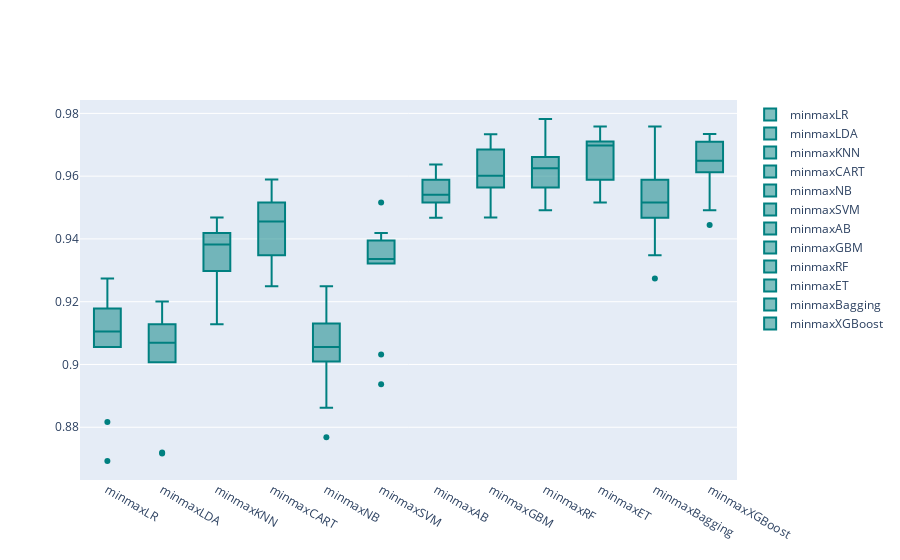

Notebook code for this chart:
### Code cell
models = GetScaledModel('minmax')
names,results = BasedLine2(X_train, y_train,models)
PlotBoxR().PlotResult(names,results)

scaledScoreMinMax = ScoreDataFrame(names,results)
compareModels = pd.concat([basedLineScore,
                           scaledScoreStandard,
                          scaledScoreMinMax], axis=1)
compareModels

### Figure 1 — Plotly figure (JSON) as saved in the notebook; plotly's stock layout.template omitted (floating-point values rounded to 4 significant figures)
{"data": [{"marker": {"color": "rgb(0, 128, 128)"}, "name": "minmaxLR", "type": "box", "y": [0.9082, 0.9179, 0.8816, 0.8692, 0.9274, 0.9056, 0.9056, 0.9201, 0.9128, 0.9128]}, {"marker": {"color": "rgb(0, 128, 128)"}, "name": "minmaxLDA", "type": "box", "y": [0.9058, 0.901, 0.872, 0.8717, 0.9201, 0.9007, 0.9104, 0.908, 0.9128, 0.9153]}, {"marker": {"color": "rgb(0, 128, 128)"}, "name": "minmaxKNN", "type": "box", "y": [0.9469, 0.93, 0.9179, 0.9128, 0.937, 0.9395, 0.9395, 0.9419, 0.9298, 0.9467]}, {"marker": {"color": "rgb(0, 128, 128)"}, "name": "minmaxCART", "type": "box", "y": [0.9589, 0.9444, 0.9348, 0.9249, 0.9467, 0.9443, 0.9346, 0.9516, 0.9588, 0.9467]}, {"marker": {"color": "rgb(0, 128, 128)"}, "name": "minmaxNB", "type": "box", "y": [0.913, 0.901, 0.8768, 0.8862, 0.9104, 0.9056, 0.9249, 0.9056, 0.9056, 0.9177]}, {"marker": {"color": "rgb(0, 128, 128)"}, "name": "minmaxSVM", "type": "box", "y": [0.9324, 0.9348, 0.8937, 0.9031, 0.9322, 0.9322, 0.9516, 0.9419, 0.937, 0.9395]}, {"marker": {"color": "rgb(0, 128, 128)"}, "name": "minmaxAB", "type": "box", "y": [0.9589, 0.9565, 0.9541, 0.9492, 0.9467, 0.9637, 0.954, 0.9516, 0.9516, 0.9588]}, {"marker": {"color": "rgb(0, 128, 128)"}, "name": "minmaxGBM", "type": "box", "y": [0.9614, 0.9686, 0.9469, 0.9492, 0.9588, 0.9734, 0.9588, 0.9637, 0.9564, 0.9685]}, {"marker": {"color": "rgb(0, 128, 128)"}, "name": "minmaxRF", "type": "box", "y": [0.9638, 0.9758, 0.9517, 0.9492, 0.9661, 0.9782, 0.9613, 0.9564, 0.9613, 0.9661]}, {"marker": {"color": "rgb(0, 128, 128)"}, "name": "minmaxET", "type": "box", "y": [0.971, 0.971, 0.9517, 0.9516, 0.9588, 0.9758, 0.9685, 0.9637, 0.9709, 0.9734]}, {"marker": {"color": "rgb(0, 128, 128)"}, "name": "minmaxBagging", "type": "box", "y": [0.9469, 0.9662, 0.9348, 0.9274, 0.9516, 0.9758, 0.9467, 0.9564, 0.9588, 0.9516]}, {"marker": {"color": "rgb(0, 128, 128)"}, "name": "minmaxXGBoost", "type": "box", "y": [0.9638, 0.9734, 0.9444, 0.9492, 0.9661, 0.9734, 0.9613, 0.9661, 0.9613, 0.9709]}], "layout": {}}
